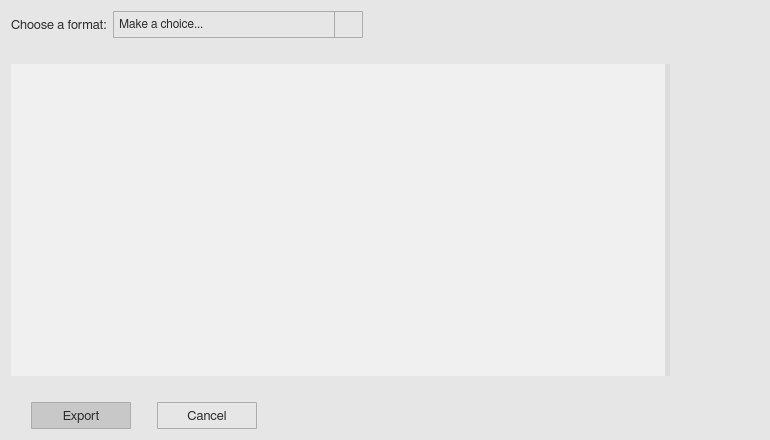
<?xml version="1.0" encoding="UTF-8"?>
<ui version="4.0">
 <class>exportWindow</class>
 <widget class="QWidget" name="exportWindow">
  <property name="geometry">
   <rect>
    <x>0</x>
    <y>0</y>
    <width>770</width>
    <height>440</height>
   </rect>
  </property>
  <property name="minimumSize">
   <size>
    <width>0</width>
    <height>0</height>
   </size>
  </property>
  <property name="maximumSize">
   <size>
    <width>16777215</width>
    <height>16777215</height>
   </size>
  </property>
  <property name="font">
   <font>
    <family>FreeSans</family>
    <pointsize>10</pointsize>
    <weight>50</weight>
    <bold>false</bold>
    <stylestrategy>PreferAntialias</stylestrategy>
    <kerning>true</kerning>
   </font>
  </property>
  <property name="windowTitle">
   <string>Export to</string>
  </property>
  <property name="windowIcon">
   <iconset>
    <normaloff>icons/export_icon.svg</normaloff>icons/export_icon.svg</iconset>
  </property>
  <property name="styleSheet">
   <string notr="true">QWidget {
	background-color: rgb(230,230,230);
}

QComboBox {
	border: 1px solid #acacac;
    border-radius: 1px;
	padding-left: 5px;
    background-color: qlineargradient(x1: 0, y1: 0, x2: 0, y2: 1, 
								stop: 0 #f0f0f0, stop: 1 #e5e5e5);
    color: rgb(45,45,45);
}

QComboBox:disabled {
	background-color:  rgb(200,200,200);
}

QComboBox:hover {
	border: 1px solid #7eb4ea;
    border-radius: 1px;
	background-color: qlineargradient(x1: 0, y1: 0, x2: 0, y2: 1, 
								stop: 0 #ecf4fc, stop: 1 #dcecfc);
}

QComboBox::drop-down {
	subcontrol-origin: padding;
	subcontrol-position: top right;
	width: 27px;
    border-left-width: 1px;
	border-left-color: darkgray;
	border-left-style: solid;
	border-top-right-radius: 3px;
	border-bottom-right-radius: 3px;
}

QComboBox::down-arrow {
	image: url(icons/down_arrow_icon.svg); 
	width: 16px;
	height: 16px
}

QComboBox QAbstractItemView {
	selection-background-color: rgb(200,200,200);
	selection-color: black;
	background: #f0f0f0;
	border: 0px solid #f0f0f0;
}

QComboBox QAbstractItemView::item {
	margin: 5px 5px 5px 5px;
}

QScrollBar:vertical {
  border: 1px solid white;
  background-color: rgb(240, 240, 240);
  width: 20px;
  margin: 21px 0px 21px 0px;
}

QScrollBar:horizontal {
  border: 1px solid white;
  background-color: rgb(240, 240, 240);
  height: 20px;
  margin: 0px 21px 0px 21px;
}

QScrollBar::handle:vertical {
  background-color: rgb(205, 205, 205);
  min-height: 25px;
}

QScrollBar:handle:vertical:hover {
  background-color: rgb(166, 166, 166);
}

QScrollBar:handle:vertical:pressed {
  background-color: rgb(96, 96, 96);
}

QScrollBar::handle:horizontal {
  background-color: rgb(205, 205, 205);
  min-width: 25px;
}

QScrollBar:handle:horizontal:hover {
  background-color: rgb(166, 166, 166);
}

QScrollBar:handle:horizontal:pressed {
  background-color: rgb(96, 96, 96);
}

QScrollBar::add-line:vertical {
  border-top: 1px solid rgb(240,240,240);
  border-left: 1px solid white;
  border-right: 1px solid white;
  border-bottom: 1px solid white;
  background-color: rgb(240, 240, 240);
  height: 20px;
  subcontrol-position: bottom;
  subcontrol-origin: margin;
  border-bottom-right-radius: 0px;
}

QScrollBar::add-line:vertical:hover {
  background-color: rgb(218, 218, 218);
}

QScrollBar::add-line:vertical:pressed {
  background-color: rgb(96, 96, 96);
}

QScrollBar::sub-line:vertical {
  border-top: 1px solid white;
  border-left: 1px solid white;
  border-right: 1px solid white;
  border-bottom: 1px solid rgb(240,240,240);
  background-color: rgb(240, 240, 240);
  height: 20px;
  subcontrol-position: top;
  subcontrol-origin: margin;
  border-top-right-radius: 0px;
}

QScrollBar::sub-line:vertical:hover {
  background-color: rgb(218, 218, 218);
}

QScrollBar::sub-line:vertical:pressed {
  background-color: rgb(96, 96, 96);
}

QScrollBar::up-arrow:vertical {
  image: url(icons/up_arrow_icon.svg); 
  width: 16px;
  height: 16px;
}

QScrollBar::up-arrow:vertical:pressed {
  right: -1px;
  bottom: -1px;
}

QScrollBar::down-arrow:vertical {
  image: url(icons/down_arrow_icon.svg); 
  width: 16px;
  height: 16px;
}

QScrollBar::down-arrow:vertical:pressed {
  right: -1px;
  bottom: -1px;
}

QScrollBar::add-line:horizontal {
  border-top: 1px solid white;
  border-left: 1px solid rgb(240,240,240);
  border-right: 1px solid white;
  border-bottom: 1px solid white;
  background-color: rgb(240, 240, 240);
  width: 20px;
  subcontrol-position: right;
  subcontrol-origin: margin;
  border-bottom-right-radius: 0px;
}

QScrollBar::add-line:horizontal:hover {
  background-color: rgb(218, 218, 218);
}

QScrollBar::add-line:horizontal:pressed {
  background-color: rgb(96, 96, 96);
}

QScrollBar::sub-line:horizontal {
  border-top: 1px solid white;
  border-left: 1px solid white;
  border-right: 1px solid rgb(240,240,240);
  border-bottom: 1px solid white;
  background-color: rgb(240, 240, 240);
  width: 20px;
  subcontrol-position: left;
  subcontrol-origin: margin;
border-bottom-left-radius: 0px;
}

QScrollBar::sub-line:horizontal:hover {
  background-color: rgb(218, 218, 218);
}

QScrollBar::sub-line:horizontal:pressed {
  background-color: rgb(96, 96, 96);
}

QScrollBar::left-arrow:horizontal {
  image: url(icons/left_arrow_icon.svg); 
  width: 16px;
  height: 16px;
}

QScrollBar::left-arrow:horizontal:pressed {
  right: -1px;
  bottom: -1px;
}

QScrollBar::right-arrow:horizontal {
  image: url(icons/right_arrow_icon.svg); 
  width: 16px;
  height: 16px;
}

QScrollBar::right-arrow:horizontal:pressed {
  right: -1px;
  bottom: -1px;
}</string>
  </property>
  <layout class="QGridLayout" name="gridLayout_2">
   <item row="0" column="0" colspan="2">
    <layout class="QHBoxLayout" name="horizontalLayout">
     <item>
      <widget class="QLabel" name="ew_label_1">
       <property name="minimumSize">
        <size>
         <width>0</width>
         <height>27</height>
        </size>
       </property>
       <property name="maximumSize">
        <size>
         <width>16777215</width>
         <height>27</height>
        </size>
       </property>
       <property name="font">
        <font>
         <family>FreeSans</family>
         <pointsize>10</pointsize>
         <stylestrategy>PreferAntialias</stylestrategy>
         <kerning>true</kerning>
        </font>
       </property>
       <property name="styleSheet">
        <string notr="true">QLabel {
    color: rgb(45,45,45);
}</string>
       </property>
       <property name="text">
        <string>Choose a format:</string>
       </property>
       <property name="alignment">
        <set>Qt::AlignLeading|Qt::AlignLeft|Qt::AlignVCenter</set>
       </property>
      </widget>
     </item>
     <item>
      <widget class="QComboBox" name="ew_combobox_1">
       <property name="minimumSize">
        <size>
         <width>250</width>
         <height>27</height>
        </size>
       </property>
       <property name="maximumSize">
        <size>
         <width>250</width>
         <height>27</height>
        </size>
       </property>
       <property name="font">
        <font>
         <family>FreeSans</family>
         <pointsize>9</pointsize>
         <weight>50</weight>
         <bold>false</bold>
         <stylestrategy>PreferAntialias</stylestrategy>
         <kerning>true</kerning>
        </font>
       </property>
       <property name="styleSheet">
        <string notr="true">QComboBox {
	border: 1px solid #acacac;
    border-radius: 1px;
	padding-left: 5px;
    background-color: qlineargradient(x1: 0, y1: 0, x2: 0, y2: 1, 
								stop: 0 #f0f0f0, stop: 1 #e5e5e5);
    color: rgb(45,45,45);
}

QComboBox:disabled {
	background-color:  rgb(200,200,200);
}

QComboBox:hover {
	border: 1px solid #7eb4ea;
    border-radius: 1px;
	background-color: qlineargradient(x1: 0, y1: 0, x2: 0, y2: 1, 
								stop: 0 #ecf4fc, stop: 1 #dcecfc);
}

QComboBox::drop-down {
	subcontrol-origin: padding;
	subcontrol-position: top right;
	width: 27px;
    border-left-width: 1px;
	border-left-color: darkgray;
	border-left-style: solid;
	border-top-right-radius: 3px;
	border-bottom-right-radius: 3px;
}

QComboBox::down-arrow {
	image: url(icons/down_arrow_icon.svg); 
	width: 16px;
	height: 16px
}

QComboBox QAbstractItemView {
	selection-background-color: rgb(200,200,200);
	selection-color: black;
	background: #f0f0f0;
	border: 0px solid #f0f0f0;
}

QComboBox QAbstractItemView::item {
	margin: 5px 5px 5px 5px;
}</string>
       </property>
       <item>
        <property name="text">
         <string>Make a choice...</string>
        </property>
       </item>
       <item>
        <property name="text">
         <string>Google Earth - Time series</string>
        </property>
       </item>
       <item>
        <property name="text">
         <string>Google Earth - Map</string>
        </property>
       </item>
      </widget>
     </item>
     <item>
      <spacer name="horizontalSpacer_2">
       <property name="orientation">
        <enum>Qt::Horizontal</enum>
       </property>
       <property name="sizeType">
        <enum>QSizePolicy::Fixed</enum>
       </property>
       <property name="sizeHint" stdset="0">
        <size>
         <width>10</width>
         <height>20</height>
        </size>
       </property>
      </spacer>
     </item>
     <item>
      <widget class="QToolButton" name="info_button_1">
       <property name="maximumSize">
        <size>
         <width>27</width>
         <height>27</height>
        </size>
       </property>
       <property name="styleSheet">
        <string notr="true">QToolButton {
	border: 1px solid transparent;
	background-color: transparent;
	width: 27px;
	height: 27px;
}

QToolButton:flat {
	border: none;
}</string>
       </property>
       <property name="text">
        <string/>
       </property>
       <property name="icon">
        <iconset>
         <normaloff>icons/info_icon.svg</normaloff>icons/info_icon.svg</iconset>
       </property>
       <property name="iconSize">
        <size>
         <width>23</width>
         <height>23</height>
        </size>
       </property>
       <property name="autoRaise">
        <bool>false</bool>
       </property>
      </widget>
     </item>
     <item>
      <spacer name="horizontalSpacer">
       <property name="orientation">
        <enum>Qt::Horizontal</enum>
       </property>
       <property name="sizeHint" stdset="0">
        <size>
         <width>40</width>
         <height>20</height>
        </size>
       </property>
      </spacer>
     </item>
    </layout>
   </item>
   <item row="1" column="1">
    <spacer name="verticalSpacer_4">
     <property name="orientation">
      <enum>Qt::Vertical</enum>
     </property>
     <property name="sizeType">
      <enum>QSizePolicy::Fixed</enum>
     </property>
     <property name="sizeHint" stdset="0">
      <size>
       <width>20</width>
       <height>20</height>
      </size>
     </property>
    </spacer>
   </item>
   <item row="2" column="0" colspan="2">
    <widget class="QSplitter" name="ow_splitter">
     <property name="styleSheet">
      <string notr="true">QSplitter::handle {
    background: rgb(220,220,220);
}

QSplitter::handle:horizontal {
    width: 5px;
}

QSplitter::handle:vertical {
    height: 5px;
}

QSplitter::handle:pressed {
    background: rgb(190,190,190);
}</string>
     </property>
     <property name="orientation">
      <enum>Qt::Horizontal</enum>
     </property>
     <widget class="QListWidget" name="ew_option_list">
      <property name="enabled">
       <bool>true</bool>
      </property>
      <property name="sizePolicy">
       <sizepolicy hsizetype="Expanding" vsizetype="Expanding">
        <horstretch>0</horstretch>
        <verstretch>0</verstretch>
       </sizepolicy>
      </property>
      <property name="minimumSize">
       <size>
        <width>0</width>
        <height>0</height>
       </size>
      </property>
      <property name="maximumSize">
       <size>
        <width>16777215</width>
        <height>16777215</height>
       </size>
      </property>
      <property name="font">
       <font>
        <family>FreeSans</family>
        <pointsize>10</pointsize>
        <weight>50</weight>
        <bold>false</bold>
        <stylestrategy>PreferAntialias</stylestrategy>
        <kerning>true</kerning>
       </font>
      </property>
      <property name="focusPolicy">
       <enum>Qt::NoFocus</enum>
      </property>
      <property name="styleSheet">
       <string notr="true">QListWidget {
	border-radius: 0px;
	background-color:  rgb(240, 240, 240);
	color: rgb(45,45,45);
}

QListWidget:disabled {
	background-color:  rgb(200,200,200);
    color: rgb(45,45,45);
}

QListView::item {
	border: 0px solid rgb(240,240,240);
	border-radius: 3px;
    padding: 1px 1px 1px 1px;
    margin: 3px 3px 3px 3px;
}

QListView::item:selected {
	border: 0px solid rgb(240,240,240);
	border-radius: 3px;
}

QListView::item:selected:!active {
	background: rgb(200,200,200);
}

QListView::item:selected:active {
	background: rgb(200,200,200);
}

QListView::item:hover {
	background: rgb(230,230,230);
	border-radius: 3px;
}

QScrollBar:vertical {
  border: 1px solid white;
  background-color: rgb(240, 240, 240);
  width: 20px;
  margin: 21px 0px 21px 0px;
}

QScrollBar:horizontal {
  border: 1px solid white;
  background-color: rgb(240, 240, 240);
  height: 20px;
  margin: 0px 21px 0px 21px;
}

QScrollBar::handle:vertical {
  background-color: rgb(205, 205, 205);
  min-height: 25px;
}

QScrollBar:handle:vertical:hover {
  background-color: rgb(166, 166, 166);
}

QScrollBar:handle:vertical:pressed {
  background-color: rgb(96, 96, 96);
}

QScrollBar::handle:horizontal {
  background-color: rgb(205, 205, 205);
  min-width: 25px;
}

QScrollBar:handle:horizontal:hover {
  background-color: rgb(166, 166, 166);
}

QScrollBar:handle:horizontal:pressed {
  background-color: rgb(96, 96, 96);
}

QScrollBar::add-line:vertical {
  border-top: 1px solid rgb(240,240,240);
  border-left: 1px solid white;
  border-right: 1px solid white;
  border-bottom: 1px solid white;
  background-color: rgb(240, 240, 240);
  height: 20px;
  subcontrol-position: bottom;
  subcontrol-origin: margin;
  border-bottom-right-radius: 0px;
}

QScrollBar::add-line:vertical:hover {
  background-color: rgb(218, 218, 218);
}

QScrollBar::add-line:vertical:pressed {
  background-color: rgb(96, 96, 96);
}

QScrollBar::sub-line:vertical {
  border-top: 1px solid white;
  border-left: 1px solid white;
  border-right: 1px solid white;
  border-bottom: 1px solid rgb(240,240,240);
  background-color: rgb(240, 240, 240);
  height: 20px;
  subcontrol-position: top;
  subcontrol-origin: margin;
  border-top-right-radius: 0px;
}

QScrollBar::sub-line:vertical:hover {
  background-color: rgb(218, 218, 218);
}

QScrollBar::sub-line:vertical:pressed {
  background-color: rgb(96, 96, 96);
}

QScrollBar::up-arrow:vertical {
  image: url(icons/up_arrow_icon.svg); 
  width: 16px;
  height: 16px;
}

QScrollBar::up-arrow:vertical:pressed {
  right: -1px;
  bottom: -1px;
}

QScrollBar::down-arrow:vertical {
  image: url(icons/down_arrow_icon.svg); 
  width: 16px;
  height: 16px;
}

QScrollBar::down-arrow:vertical:pressed {
  right: -1px;
  bottom: -1px;
}

QScrollBar::add-line:horizontal {
  border-top: 1px solid white;
  border-left: 1px solid rgb(240,240,240);
  border-right: 1px solid white;
  border-bottom: 1px solid white;
  background-color: rgb(240, 240, 240);
  width: 20px;
  subcontrol-position: right;
  subcontrol-origin: margin;
  border-bottom-right-radius: 0px;
}

QScrollBar::add-line:horizontal:hover {
  background-color: rgb(218, 218, 218);
}

QScrollBar::add-line:horizontal:pressed {
  background-color: rgb(96, 96, 96);
}

QScrollBar::sub-line:horizontal {
  border-top: 1px solid white;
  border-left: 1px solid white;
  border-right: 1px solid rgb(240,240,240);
  border-bottom: 1px solid white;
  background-color: rgb(240, 240, 240);
  width: 20px;
  subcontrol-position: left;
  subcontrol-origin: margin;
border-bottom-left-radius: 0px;
}

QScrollBar::sub-line:horizontal:hover {
  background-color: rgb(218, 218, 218);
}

QScrollBar::sub-line:horizontal:pressed {
  background-color: rgb(96, 96, 96);
}

QScrollBar::left-arrow:horizontal {
  image: url(icons/left_arrow_icon.svg); 
  width: 16px;
  height: 16px;
}

QScrollBar::left-arrow:horizontal:pressed {
  right: -1px;
  bottom: -1px;
}

QScrollBar::right-arrow:horizontal {
  image: url(icons/right_arrow_icon.svg); 
  width: 16px;
  height: 16px;
}

QScrollBar::right-arrow:horizontal:pressed {
  right: -1px;
  bottom: -1px;
}</string>
      </property>
      <property name="frameShape">
       <enum>QFrame::NoFrame</enum>
      </property>
      <property name="sizeAdjustPolicy">
       <enum>QAbstractScrollArea::AdjustIgnored</enum>
      </property>
      <property name="selectionMode">
       <enum>QAbstractItemView::SingleSelection</enum>
      </property>
     </widget>
     <widget class="QScrollArea" name="ew_scroll_area">
      <property name="styleSheet">
       <string notr="true">QScrollArea { background: transparent; }

QScrollArea &gt; QWidget &gt; QWidget { background: transparent; }

QScrollBar:vertical {
  border: 1px solid white;
  background-color: rgb(240, 240, 240);
  width: 20px;
  margin: 21px 0px 21px 0px;
}

QScrollBar:horizontal {
  border: 1px solid white;
  background-color: rgb(240, 240, 240);
  height: 20px;
  margin: 0px 21px 0px 21px;
}

QScrollBar::handle:vertical {
  background-color: rgb(205, 205, 205);
  min-height: 25px;
}

QScrollBar:handle:vertical:hover {
  background-color: rgb(166, 166, 166);
}

QScrollBar:handle:vertical:pressed {
  background-color: rgb(96, 96, 96);
}

QScrollBar::handle:horizontal {
  background-color: rgb(205, 205, 205);
  min-width: 25px;
}

QScrollBar:handle:horizontal:hover {
  background-color: rgb(166, 166, 166);
}

QScrollBar:handle:horizontal:pressed {
  background-color: rgb(96, 96, 96);
}

QScrollBar::add-line:vertical {
  border-top: 1px solid rgb(240,240,240);
  border-left: 1px solid white;
  border-right: 1px solid white;
  border-bottom: 1px solid white;
  background-color: rgb(240, 240, 240);
  height: 20px;
  subcontrol-position: bottom;
  subcontrol-origin: margin;
  border-bottom-right-radius: 0px;
}

QScrollBar::add-line:vertical:hover {
  background-color: rgb(218, 218, 218);
}

QScrollBar::add-line:vertical:pressed {
  background-color: rgb(96, 96, 96);
}

QScrollBar::sub-line:vertical {
  border-top: 1px solid white;
  border-left: 1px solid white;
  border-right: 1px solid white;
  border-bottom: 1px solid rgb(240,240,240);
  background-color: rgb(240, 240, 240);
  height: 20px;
  subcontrol-position: top;
  subcontrol-origin: margin;
  border-top-right-radius: 0px;
}

QScrollBar::sub-line:vertical:hover {
  background-color: rgb(218, 218, 218);
}

QScrollBar::sub-line:vertical:pressed {
  background-color: rgb(96, 96, 96);
}

QScrollBar::up-arrow:vertical {
  image: url(icons/up_arrow_icon.svg); 
  width: 16px;
  height: 16px;
}

QScrollBar::up-arrow:vertical:pressed {
  right: -1px;
  bottom: -1px;
}

QScrollBar::down-arrow:vertical {
  image: url(icons/down_arrow_icon.svg); 
  width: 16px;
  height: 16px;
}

QScrollBar::down-arrow:vertical:pressed {
  right: -1px;
  bottom: -1px;
}

QScrollBar::add-line:horizontal {
  border-top: 1px solid white;
  border-left: 1px solid rgb(240,240,240);
  border-right: 1px solid white;
  border-bottom: 1px solid white;
  background-color: rgb(240, 240, 240);
  width: 20px;
  subcontrol-position: right;
  subcontrol-origin: margin;
  border-bottom-right-radius: 0px;
}

QScrollBar::add-line:horizontal:hover {
  background-color: rgb(218, 218, 218);
}

QScrollBar::add-line:horizontal:pressed {
  background-color: rgb(96, 96, 96);
}

QScrollBar::sub-line:horizontal {
  border-top: 1px solid white;
  border-left: 1px solid white;
  border-right: 1px solid rgb(240,240,240);
  border-bottom: 1px solid white;
  background-color: rgb(240, 240, 240);
  width: 20px;
  subcontrol-position: left;
  subcontrol-origin: margin;
border-bottom-left-radius: 0px;
}

QScrollBar::sub-line:horizontal:hover {
  background-color: rgb(218, 218, 218);
}

QScrollBar::sub-line:horizontal:pressed {
  background-color: rgb(96, 96, 96);
}

QScrollBar::left-arrow:horizontal {
  image: url(icons/left_arrow_icon.svg); 
  width: 16px;
  height: 16px;
}

QScrollBar::left-arrow:horizontal:pressed {
  right: -1px;
  bottom: -1px;
}

QScrollBar::right-arrow:horizontal {
  image: url(icons/right_arrow_icon.svg); 
  width: 16px;
  height: 16px;
}

QScrollBar::right-arrow:horizontal:pressed {
  right: -1px;
  bottom: -1px;
}</string>
      </property>
      <property name="frameShape">
       <enum>QFrame::NoFrame</enum>
      </property>
      <property name="widgetResizable">
       <bool>true</bool>
      </property>
      <property name="alignment">
       <set>Qt::AlignLeading|Qt::AlignLeft|Qt::AlignTop</set>
      </property>
      <widget class="QWidget" name="scrollAreaWidgetContents_2">
       <property name="geometry">
        <rect>
         <x>0</x>
         <y>0</y>
         <width>89</width>
         <height>192</height>
        </rect>
       </property>
       <layout class="QGridLayout" name="gridLayout">
        <item row="0" column="0">
         <layout class="QVBoxLayout" name="ew_vertical_layout"/>
        </item>
       </layout>
      </widget>
     </widget>
    </widget>
   </item>
   <item row="3" column="0">
    <spacer name="verticalSpacer_3">
     <property name="orientation">
      <enum>Qt::Vertical</enum>
     </property>
     <property name="sizeType">
      <enum>QSizePolicy::Fixed</enum>
     </property>
     <property name="sizeHint" stdset="0">
      <size>
       <width>20</width>
       <height>20</height>
      </size>
     </property>
    </spacer>
   </item>
   <item row="4" column="0" colspan="2">
    <layout class="QHBoxLayout" name="horizontalLayout_2">
     <item>
      <spacer name="horizontalSpacer_3">
       <property name="orientation">
        <enum>Qt::Horizontal</enum>
       </property>
       <property name="sizeType">
        <enum>QSizePolicy::Fixed</enum>
       </property>
       <property name="sizeHint" stdset="0">
        <size>
         <width>20</width>
         <height>20</height>
        </size>
       </property>
      </spacer>
     </item>
     <item>
      <widget class="QToolButton" name="ew_export_button">
       <property name="enabled">
        <bool>false</bool>
       </property>
       <property name="minimumSize">
        <size>
         <width>100</width>
         <height>27</height>
        </size>
       </property>
       <property name="maximumSize">
        <size>
         <width>100</width>
         <height>27</height>
        </size>
       </property>
       <property name="font">
        <font>
         <family>FreeSans</family>
         <pointsize>10</pointsize>
         <weight>50</weight>
         <bold>false</bold>
         <stylestrategy>PreferDefault</stylestrategy>
         <kerning>true</kerning>
        </font>
       </property>
       <property name="styleSheet">
        <string notr="true">QToolButton {
    border: 1px solid #acacac;
    border-radius: 1px;
    background-color: qlineargradient(x1: 0, y1: 0, x2: 0, y2: 1, 
								stop: 0 #f0f0f0, stop: 1 #e5e5e5);
	color: rgb(45,45,45);
}

QToolButton:disabled {
	background-color:  rgb(200,200,200);
}

QToolButton:hover {
	border: 1px solid #7eb4ea;
    border-radius: 1px;
	background-color: qlineargradient(x1: 0, y1: 0, x2: 0, y2: 1, 
								stop: 0 #ecf4fc, stop: 1 #dcecfc);
}


QToolButton:pressed {
	border: 1px solid #579de5;
    border-radius: 1px;
    background-color: qlineargradient(x1: 0, y1: 0, x2: 0, y2: 1,
                                      stop: 0 #daecfc, stop: 1 #c4e0fc);
}</string>
       </property>
       <property name="text">
        <string>Export</string>
       </property>
      </widget>
     </item>
     <item>
      <spacer name="horizontalSpacer_5">
       <property name="orientation">
        <enum>Qt::Horizontal</enum>
       </property>
       <property name="sizeType">
        <enum>QSizePolicy::Fixed</enum>
       </property>
       <property name="sizeHint" stdset="0">
        <size>
         <width>20</width>
         <height>20</height>
        </size>
       </property>
      </spacer>
     </item>
     <item>
      <widget class="QToolButton" name="ew_cancel_button">
       <property name="minimumSize">
        <size>
         <width>100</width>
         <height>27</height>
        </size>
       </property>
       <property name="maximumSize">
        <size>
         <width>100</width>
         <height>27</height>
        </size>
       </property>
       <property name="font">
        <font>
         <family>FreeSans</family>
         <pointsize>10</pointsize>
         <weight>50</weight>
         <bold>false</bold>
         <stylestrategy>PreferDefault</stylestrategy>
         <kerning>true</kerning>
        </font>
       </property>
       <property name="styleSheet">
        <string notr="true">QToolButton {
	border: 1px solid #acacac;
	border-radius: 1px;
	background-color: qlineargradient(x1:0, y1:0, x2:0, y2:1,
									stop:0 #f0f0f0, stop:1 #e5e5e5);
    color: rgb(45,45,45);
}

QToolButton:hover {
	border: 1px solid #7eb4ea;
	border-radius: 1px;
	background-color: qlineargradient(x1:0, y1:0, x2:0, y2:1,
									stop:0 #ecf4fc, stop:1 #dcecfc);
}

QToolButton:pressed {
	border: 1px solid #579de5;
	border-radius: 1px;
	background-color: qlineargradient(x1:0, y1:0, x2:0, y2:1,
									stop:0 #daecfc, stop:1 #c4e0fc);
}</string>
       </property>
       <property name="text">
        <string>Cancel</string>
       </property>
      </widget>
     </item>
     <item>
      <spacer name="horizontalSpacer_4">
       <property name="orientation">
        <enum>Qt::Horizontal</enum>
       </property>
       <property name="sizeHint" stdset="0">
        <size>
         <width>40</width>
         <height>20</height>
        </size>
       </property>
      </spacer>
     </item>
    </layout>
   </item>
  </layout>
 </widget>
 <resources/>
 <connections/>
</ui>
